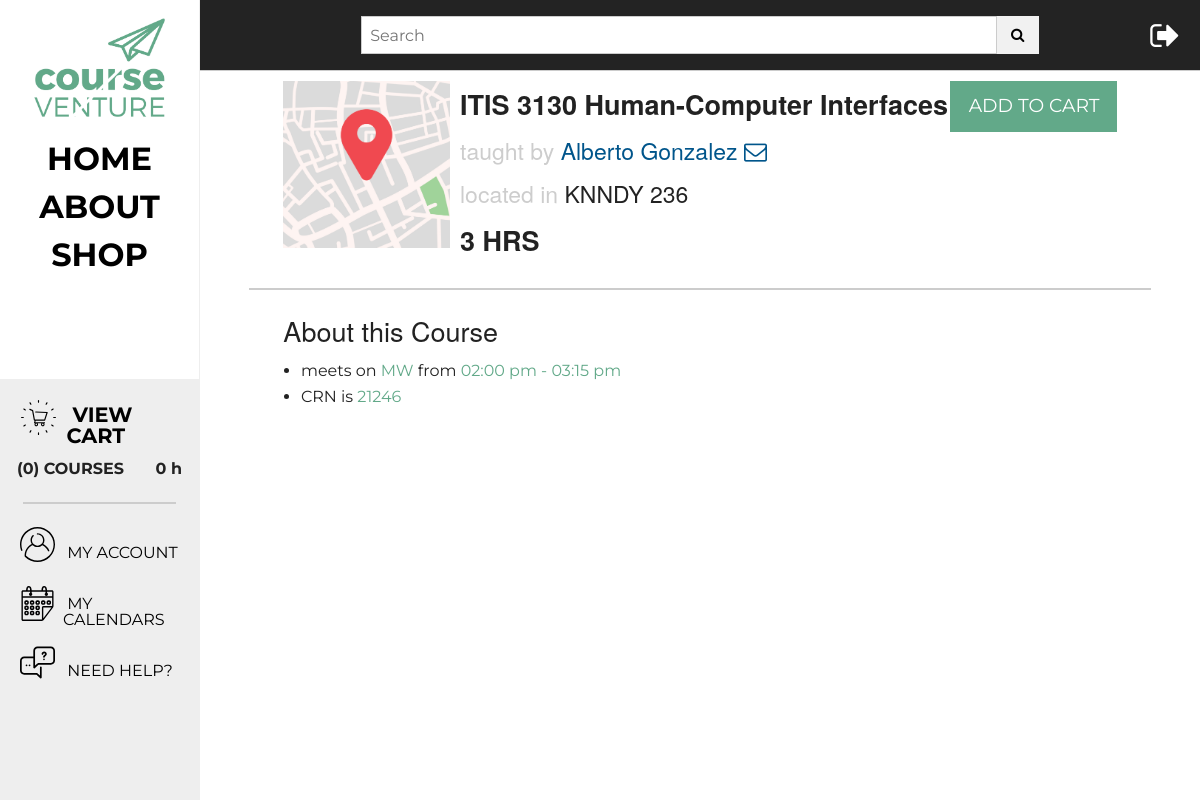
The app's page /view/courseDetails.php?courseID=28 (signed in) with its own data.
### tables this page shows
CREATE TABLE `courses` (
  `CRN` varchar(5) NOT NULL,
  `subject` varchar(5) NOT NULL,
  `course` varchar(6) NOT NULL,
  `section` varchar(4) NOT NULL,
  `credits` varchar(5) NOT NULL,
  `title` varchar(70) NOT NULL,
  `days` varchar(5) NOT NULL,
  `startTime` varchar(18) NOT NULL,
  `endTime` varchar(18) NOT NULL,
  `capacity` varchar(4) NOT NULL,
  `location` varchar(10) NOT NULL
);

CREATE TABLE `teacher` (
  `index` int(20) NOT NULL,
  `firstName` varchar(34) NOT NULL,
  `middleName` varchar(34) DEFAULT NULL,
  `lastName` varchar(34) NOT NULL,
  `teacherID` varchar(9) NOT NULL,
  `email` varchar(34) NOT NULL
);

### view/partials/globalVars.php (called while the page is built, shortened)
<?php
  $detailsPage = "courseDetails.php";
  $pathToImg = "resources/img/";
?>

### model/courses_db.php (called while the page is built, shortened)
<?php
  function get_course_details($courseID) {
    global $db;
    $query = 'SELECT courses.CRN, courses.course, courses.subject, courses.title, courses.location, courses.credits, courses.days, courses.startTime, courses.endTime, teacher.firstName, teacher.middleName, teacher.lastName, teacher.email, teacher.teacherID
          FROM coursesTaught
          INNER JOIN courses
          ON courses.CRN = coursestaught.CRN
          INNER JOIN teacher
          ON teacher.teacherID = coursestaught.teacherID
          WHERE coursestaughtID = :courseID';
    $statement = $db->prepare($query);
    $statement->bindValue(":courseID", $courseID);
    $statement->execute();
    $details = $statement->fetch();
    return $details;
  }
?>

### view/courseDetails.php (the view, shortened to what this page needs)
<?php
  require('../model/database.php');
  require "../model/courses_db.php";
  include 'partials/globalVars.php';
  if (isset($_GET["courseID"])) {
    $courseID = $_GET["courseID"];
  } else {
    $courseID = "";
  }
  $course = get_course_details($courseID);
?>
<!doctype html>
<html lang="en">
  <head>
    <?php include 'partials/preBodyHead.php'; ?>
  </head>
  <body>
    <div class="grid-frame">
      <?php include 'partials/sideMenu.php'; ?>
      <div class="grid-block collapse medium-9 large-10 vertical">
        <?php include 'partials/topMenu.php'; ?>
        <div class="grid-block align-center shrink space-top">
          <div class="medium-2 grid-block">
            <span><a href="https://facilities.uncc.edu/sites/facilities.uncc.edu/files/media/Maps/Uncc_Campus_Map.pdf" target="_blank">
              <img src="<?php echo $pathToImg; ?>map.jpg" alt="Map"/></a>
            </span>
          </div>
          <div class="medium-6 grid-block vertical space-left">
            <h3><strong><?php echo $course['subject']." ".$course['course']." ".$course['title']; ?></strong></h3>
            <h4><span class="text-light">taught by </span>
              <a href="http://www.ratemyprofessors.com/ShowRatings.jsp?tid=<?php echo $course['teacherID']; ?>" target="_blank"
                class="underline"><?php echo $course['firstName']." ".$course['middleName']." ".$course['lastName'] ; ?></a>
              <a href="mailto:<?php echo $course['email']; ?>" target="_blank"><i class="fa fa-envelope-o"></i></a>
            </h4>
            <h4><span class="text-light">located in </span><?php echo $course['location']; ?></h4>
            <h3><strong><?php echo $course['credits']; ?> HRS</strong></h3>
          </div>
          <div class="medium-2 grid-block vertical">
            <form action="<?php echo $detailsPage; ?>" method="post">
              <span>
                <input type="submit" class="button secondary large" value="ADD TO CART"/>
              </span>
            </form>
          </div>
        </div>
        <div class="grid-block shrink">
          <hr/>
        </div>
        <div class="small-offset-1 grid-block shrink">
          <h3>About this Course</h3>
        </div>
        <div class="small-offset-1 grid-block shrink">
          <ul>
            <li>meets on <span class="text-secondary"><?php echo $course['days']; ?></span>
              from <span class="text-secondary"><?php echo $course['startTime']." - ".$course['endTime']; ?></span></li>
            <li>CRN is <span class="text-secondary"><?php echo $course['CRN']; ?></span></li>
        </div>
      </div>
    </div>
  </body>
</html>

### view/resources/css/app.css (style rules this page uses)
body { font-family: 'Montserrat', sans-serif; }
hr { width: 90%; display: block; margin-left: auto; margin-right: auto; border: 1px #ccc solid; }
.space-top { padding-top: 1%; }
.space-left { padding-left: 1%; }
.button, .button.primary { background: #2C3532; color: #fff; }
.button.secondary { background: #62A989; color: #fff; }
.text-secondary { color: #62A989; }
.text-light { color: #cdcdcd; }

### records on screen
courses: subject "ITIS", course "3130", title "Human-Computer Interfaces", teacher.firstName "Alberto", teacher.lastName "Gonzalez", location "KNNDY 236", credits "3", days "MW", startTime "02:00 pm", endTime "03:15 pm", CRN "21246"

### other values on screen
$numCourses "0"
$creditHours "0"
